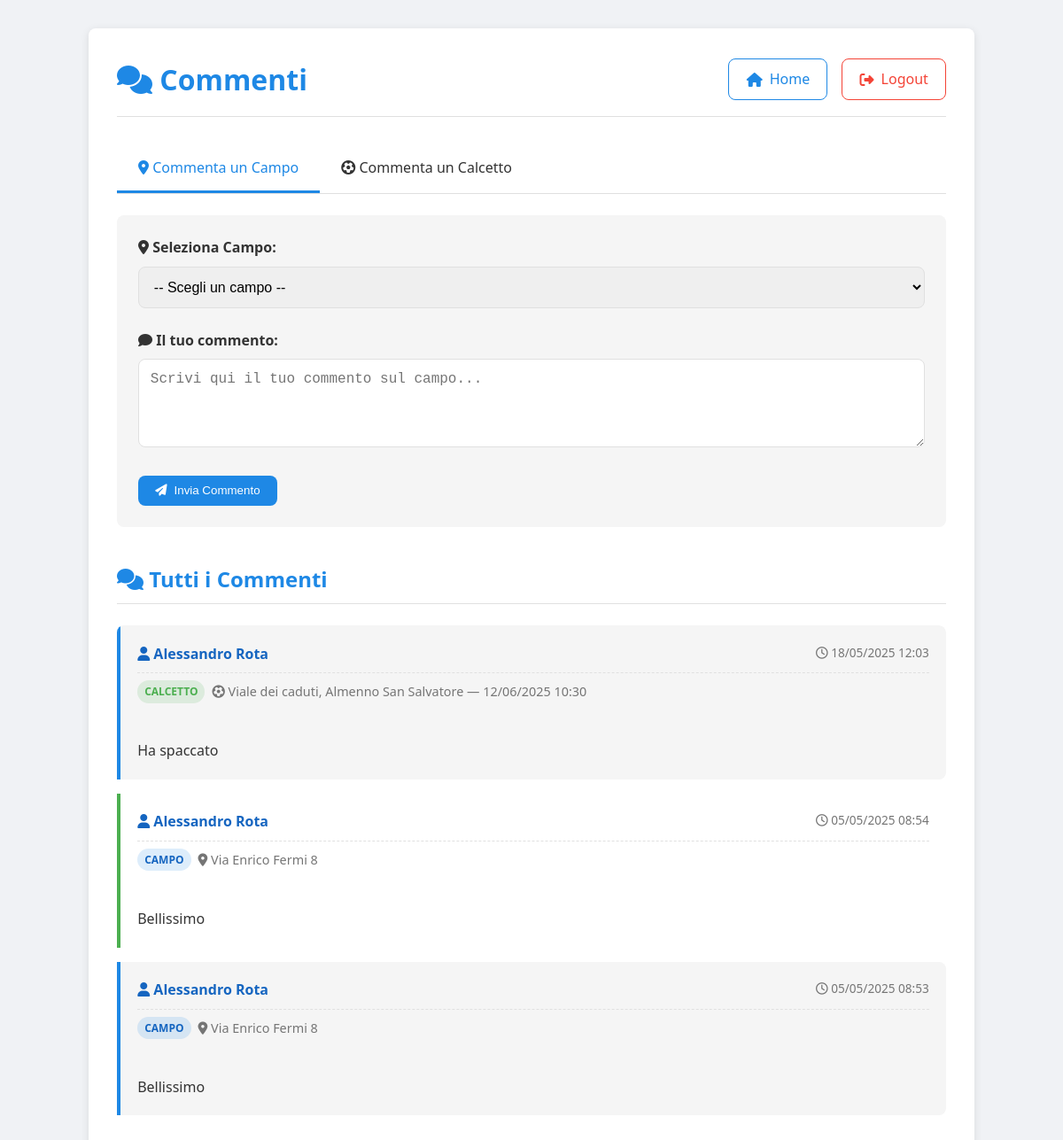
Screenshot of /commenta.php (signed in) with the database file from the repository.
### tables this page shows
CREATE TABLE `commenti` (
  `id_commento` int(11) NOT NULL,
  `testo` varchar(255) NOT NULL,
  `data_commento` datetime NOT NULL,
  `id_utente` int(11) NOT NULL,
  `id_campo` int(11) DEFAULT NULL,
  `id_calcetto` int(11) DEFAULT NULL
);

CREATE TABLE `utenti` (
  `id_utente` int(11) NOT NULL,
  `nickname` varchar(100) NOT NULL,
  `nome` varchar(150) NOT NULL,
  `cognome` varchar(150) NOT NULL,
  `email` varchar(150) NOT NULL,
  `psw` varchar(255) NOT NULL,
  `data_nascita` datetime NOT NULL,
  `telefono` varchar(10) NOT NULL,
  `indirizzo` varchar(155) NOT NULL,
  `paese` varchar(150) NOT NULL,
  `sesso` tinyint(1) NOT NULL
);

CREATE TABLE `campi` (
  `id_campo` int(11) NOT NULL,
  `indirizzo` varchar(200) NOT NULL,
  `terreno` varchar(50) NOT NULL,
  `spogliatoi` tinyint(1) NOT NULL,
  `n_giocatori` int(11) NOT NULL,
  `costo` int(11) NOT NULL,
  `docce` tinyint(1) NOT NULL,
  `id_torneo` int(11) NOT NULL,
  `id_utente` int(11) NOT NULL,
  `latitudine` double NOT NULL,
  `longitudine` double NOT NULL
);

### commenta.php (the view, shortened to what this page needs)
<?php
$servername = "localhost";
$username   = "root";
$password   = "";
$dbname     = "sportify";
$conn = new mysqli($servername, $username, $password, $dbname);
$recRes = $conn->query("
    SELECT cm.testo, cm.data_commento, u.nome, u.cognome,
           c.indirizzo AS campo_indirizzo,
           CONCAT(ca.indirizzo,' — ',DATE_FORMAT(cal.data_ora,'%d/%m/%Y %H:%i')) AS calcetto_descr
    FROM commenti cm
    JOIN utenti u ON cm.id_utente = u.id_utente
    LEFT JOIN campi c    ON cm.id_campo    = c.id_campo
    LEFT JOIN calcetti cal ON cm.id_calcetto = cal.id_calcetto
    LEFT JOIN campi ca   ON cal.id_campo    = ca.id_campo
    ORDER BY cm.data_commento DESC
");
?>
<!DOCTYPE html>
<html lang="it">
<head>
  <link rel="stylesheet" href="https://cdnjs.cloudflare.com/ajax/libs/font-awesome/6.4.2/css/all.min.css">
</head>
<body>
  <div class="container">
    <div class="header">
      <h1><i class="fas fa-comments"></i> Commenti</h1>
      <div class="nav-buttons">
        <a href="index.php" class="btn btn-home"><i class="fas fa-home"></i> Home</a>
        <a href="logout.php" class="btn btn-logout"><i class="fas fa-sign-out-alt"></i> Logout</a>
      </div>
    </div>
    <div class="tabs">
      <div class="tab active" data-target="campo-form">
        <i class="fas fa-map-marker-alt"></i> Commenta un Campo
      </div>
      <div class="tab" data-target="calcetto-form">
        <i class="fas fa-futbol"></i> Commenta un Calcetto
      </div>
    </div>
    <div class="form-container">
      <div class="form-section active" id="campo-form">
        <form method="POST">
          <div class="form-group">
            <label for="id_campo"><i class="fas fa-map-marker-alt"></i> Seleziona Campo:</label>
            <select id="id_campo" name="id_campo" class="form-control" required>
              <option value="">-- Scegli un campo --</option>
            </select>
          </div>
          <div class="form-group">
            <label for="commento"><i class="fas fa-comment"></i> Il tuo commento:</label>
            <textarea id="commento" name="commento" class="form-control" placeholder="Scrivi qui il tuo commento sul campo..." required></textarea>
          </div>
          <button type="submit" class="btn"><i class="fas fa-paper-plane"></i> Invia Commento</button>
        </form>
      </div>
    </div>
    <div class="comments-section">
      <h2><i class="fas fa-comments"></i> Tutti i Commenti</h2>
      <?php if ($recRes->num_rows): ?>
        <div class="comment-list">
          <?php while ($r = $recRes->fetch_assoc()): ?>
            <div class="comment-item">
              <div class="comment-header">
                <div class="comment-user">
                  <i class="fas fa-user"></i> <?= htmlspecialchars($r['nome'].' '.$r['cognome']) ?>
                </div>
                <div class="comment-date">
                  <i class="far fa-clock"></i> <?= date('d/m/Y H:i', strtotime($r['data_commento'])) ?>
                </div>
              </div>
              <div class="comment-target">
                <span class="comment-type <?= $r['campo_indirizzo'] ? 'campo' : 'calcetto' ?>">
                  <?= $r['campo_indirizzo'] ? 'Campo' : 'Calcetto' ?>
                </span>
                <span>
                  <?= $r['campo_indirizzo']
                    ? '<i class="fas fa-map-marker-alt"></i> ' . htmlspecialchars($r['campo_indirizzo'])
                    : '<i class="fas fa-futbol"></i> ' . htmlspecialchars($r['calcetto_descr']); ?>
                </span>
              </div>
              <div class="comment-text">
                <?= nl2br(htmlspecialchars($r['testo'])) ?>
              </div>
            </div>
          <?php endwhile; ?>
        </div>
      <?php endif; ?>
    </div>
  </div>
</body>
</html>

### commenta.php (style rules this page uses)
:root { --primary: #1e88e5; --primary-dark: #1565c0; --success: #4caf50; --danger: #f44336; --light: #f5f5f5; --dark: #333; --gray: #757575; --light-gray: #e0e0e0; --white: #ffffff; --shadow: 0 2px 10px rgba(0,0,0,0.1); --radius: 8px; }
* { box-sizing: border-box; margin: 0; padding: 0; }
body { font-family: 'Segoe UI', Roboto, -apple-system, BlinkMacSystemFont, sans-serif; background: #f0f2f5; margin: 0; padding: 0; color: var(--dark); line-height: 1.6; }
.container { max-width: 1000px; margin: 2rem auto; background: var(--white); padding: 2rem; border-radius: var(--radius); box-shadow: var(--shadow); }
.header { display: flex; justify-content: space-between; align-items: center; margin-bottom: 2rem; padding-bottom: 1rem; border-bottom: 1px solid var(--light-gray); }
.header h1 { color: var(--primary); font-size: 2rem; margin: 0; }
.nav-buttons { display: flex; gap: 1rem; }
.btn { display: inline-flex; align-items: center; gap: 0.5rem; padding: 0.6rem 1.2rem; background: var(--primary); color: var(--white); border: none; border-radius: var(--radius); cursor: pointer; text-decoration: none; font-weight: 500; transition: all 0.2s ease; }
.btn-home { background: var(--white); color: var(--primary); border: 1px solid var(--primary); }
.btn-logout { background: var(--white); color: var(--danger); border: 1px solid var(--danger); }
.tabs { display: flex; margin-bottom: 1.5rem; border-bottom: 1px solid var(--light-gray); }
.tab { padding: 0.8rem 1.5rem; cursor: pointer; border-bottom: 3px solid transparent; font-weight: 500; transition: all 0.2s ease; }
.tab.active { color: var(--primary); border-bottom: 3px solid var(--primary); }
.form-container { margin-bottom: 2.5rem; padding: 1.5rem; background: var(--light); border-radius: var(--radius); }
.form-section { display: none; }
.form-section.active { display: block; }
.form-group { margin-bottom: 1.5rem; }
.form-group label { display: block; font-weight: 600; margin-bottom: 0.5rem; color: var(--dark); }
.form-control { width: 100%; padding: 0.8rem; border: 1px solid var(--light-gray); border-radius: var(--radius); font-size: 1rem; transition: border 0.2s ease; }
textarea.form-control { min-height: 100px; resize: vertical; }
.comments-section h2 { color: var(--primary); margin-bottom: 1.5rem; padding-bottom: 0.5rem; border-bottom: 1px solid var(--light-gray); }
.comment-list { border-radius: var(--radius); overflow: hidden; }
.comment-item { padding: 1.2rem; border-left: 4px solid var(--primary); background: var(--light); margin-bottom: 1rem; border-radius: 0 var(--radius) var(--radius) 0; }
.comment-item:nth-child(even) { background: var(--white); border-left: 4px solid var(--success); }
.comment-header { display: flex; justify-content: space-between; margin-bottom: 0.5rem; border-bottom: 1px dashed var(--light-gray); padding-bottom: 0.5rem; }
.comment-user { font-weight: bold; color: var(--primary-dark); }
.comment-date { color: var(--gray); font-size: 0.85rem; }
.comment-target { display: flex; gap: 0.5rem; align-items: center; margin-bottom: 0.5rem; color: var(--gray); font-size: 0.9rem; }
.comment-text { padding-top: 0.5rem; white-space: pre-line; }
.comment-type { display: inline-block; padding: 0.2rem 0.5rem; border-radius: 20px; font-size: 0.75rem; font-weight: bold; text-transform: uppercase; }
.comment-type.campo { background-color: rgba(30, 136, 229, 0.15); color: var(--primary-dark); }
.comment-type.calcetto { background-color: rgba(76, 175, 80, 0.15); color: var(--success); }

### rows the page displays
commenti: id_utente.cognome "Alessandro Rota", data_commento "18/05/2025 12:03", shows "CALCETTO", calcetto_descr "Viale dei caduti, Almenno San Salvatore — 12/06/2025 10:30", testo "Ha spaccato"
commenti: id_utente.cognome "Alessandro Rota", data_commento "05/05/2025 08:54", shows "CAMPO", id_campo.indirizzo "Via Enrico Fermi 8", testo "Bellissimo"
commenti: id_utente.cognome "Alessandro Rota", data_commento "05/05/2025 08:53", shows "CAMPO", id_campo.indirizzo "Via Enrico Fermi 8", testo "Bellissimo"
